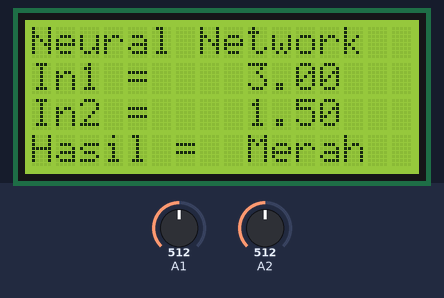
Simulated run of this sketch. Board: Arduino Uno, built with avr-gcc and run on an emulated ATmega328P. On the bench: 16×4 character LCD. The test bench sets the inputs (shaded band); at power-on: A1 = 512, A2 = 512. What the sketch prints to the serial monitor is not drawn.

Above: at 1.2 s.
1.3 s: A1 set to 494
At 2.5 s:
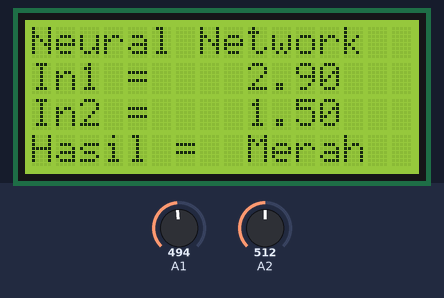
3.5 s: A1 set to 473
At 4.9 s:
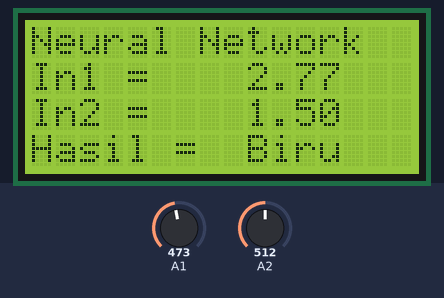
5.6 s: A2 set to 566
At 7.2 s:
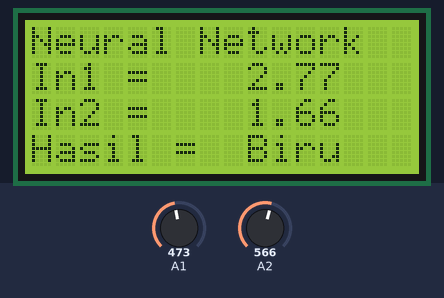
7.6 s: A2 set to 587
At 9.3 s:
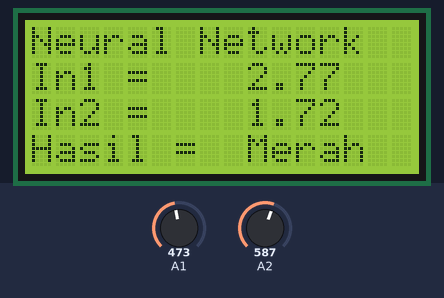
9.6 s: A1 set to 511
At 10.7 s:
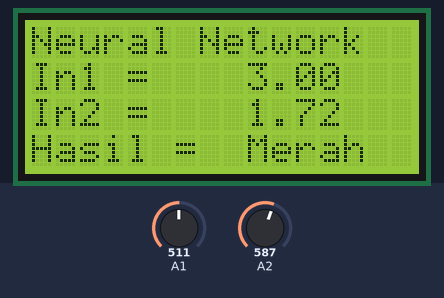
11.6 s: A2 set to 716
At 13.1 s:
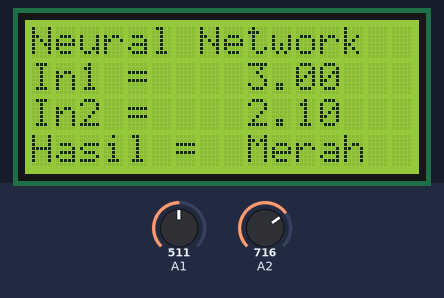
Timing chart, 0 to 14.6 s (numbered marks = the images above; inputs shaded):
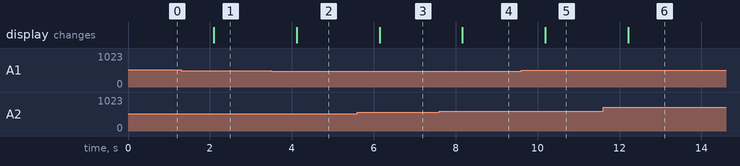

Measured:
- the behaviour switches between 482 and 481 on A1 (found by bisection; images 1 and 2)
- the behaviour switches between 572 and 573 on A2 (found by bisection; images 3 and 4)
- after the input at 1.3 s, the display: changes after 0.80 s (image 1)
- after the input at 3.5 s, the display: changes after 0.62 s (image 2)
- after the input at 5.6 s, the display: changes after 0.54 s (image 3)
- after the input at 7.6 s, the display: changes after 0.56 s (image 4)
- after the input at 9.6 s, the display: changes after 0.59 s (image 5)
- after the input at 11.6 s, the display: changes after 0.61 s (image 6)

The sketch:

Incer_neuralNetwork.ino
```cpp
#include <LiquidCrystal.h>

// initialize the library with the numbers of the interface pins
LiquidCrystal lcd(9, 10, 11, 3, 5, 6);

// prototipe fungsi
float sigmoid(float x);
float bunga_mana(float panjang, float lebar);

// bobot dan bias hasil latih
float w1 = 1.9934079982481685;
float w2 = 0.5521519085296531;
float b = -6.456822842060632;

// inisialisasi variabel
float x, z, pred;

// variabel masukan
//float pan = 4.5;
//float leb = 1;

void setup() {
  // put your setup code here, to run once:
  lcd.begin(16, 4);
  pinMode(A1,INPUT);
  pinMode(A2,INPUT);
  Serial.begin(115200);
}

void loop() {
  // variabel masukan
  float anPanjang, anLebar, pan, leb;
  anPanjang  = analogRead(A1);        // analogi sensor 1
  anLebar = analogRead(A2);   // analogi sensor 2
  pan = norm(anPanjang,0,1023,0,6);
  leb = norm(anLebar,0,1023,0,3);
  //pan = 2.0;
  //leb = 1.0;

  // kalkulasi feed forward
  pred = bunga_mana(pan,leb);

  // hitung treshold
  Serial.print(pred);
  if (pred <= 0.5){
    Serial.println(" Bunga Biru");
    lcd.clear();
    lcd.setCursor(0, 0);
    lcd.print("Neural Network");
    lcd.setCursor(0, 1);
    lcd.print("In1 =  ");
    lcd.setCursor(9, 1);
    lcd.print(pan);
    lcd.setCursor(0, 2);
    lcd.print("In2 =  ");
    lcd.setCursor(9, 2);
    lcd.print(leb);
    lcd.setCursor(0, 3);
    lcd.print("Hasil =  ");
    lcd.setCursor(9, 3);
    lcd.print("Biru");
    }
    else{
      Serial.println(" Bunga Merah");
      lcd.clear();
      lcd.setCursor(0, 0);
      lcd.print("Neural Network");
      lcd.setCursor(0, 1);
      lcd.print("In1 =  ");
      lcd.setCursor(9, 1);
      lcd.print(pan);
      lcd.setCursor(0, 2);
      lcd.print("In2 =  ");
      lcd.setCursor(9, 2);
      lcd.print(leb);
      lcd.setCursor(0, 3);
      lcd.print("Hasil =  ");
      lcd.setCursor(9, 3);
      lcd.print("Merah");
      }
  delay(1000);
}

// fungsi sigmoid
float sigmoid(float x) {
  return 1/(1+exp(-x));
  }

// fungsi feed forward
float bunga_mana(float panjang, float lebar){
  z = panjang*w1 + lebar*w2 + b;
  return sigmoid(z);
  }

// fungsi pemetaan
float norm(float x, float in_min, float in_max, float out_min, float out_max)
{
  return (x - in_min) * (out_max - out_min) / (in_max - in_min) + out_min;
}
```
